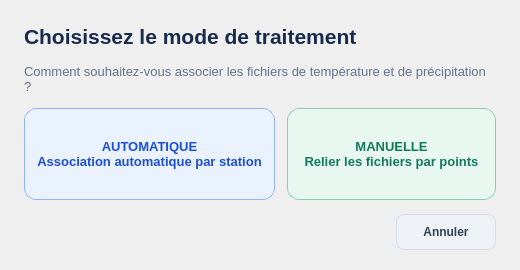
<?xml version="1.0" encoding="UTF-8"?>
<ui version="4.0">
 <class>PairingModeForm</class>
 <widget class="QWidget" name="PairingModeForm">
  <property name="minimumSize">
   <size><width>520</width><height>270</height></size>
  </property>
  <layout class="QVBoxLayout" name="rootLayout">
   <property name="leftMargin"><number>24</number></property>
   <property name="topMargin"><number>22</number></property>
   <property name="rightMargin"><number>24</number></property>
   <property name="bottomMargin"><number>20</number></property>
   <property name="spacing"><number>14</number></property>
   <item>
    <widget class="QLabel" name="TitleLabel">
     <property name="text"><string>Choisissez le mode de traitement</string></property>
     <property name="styleSheet"><string notr="true">font-size: 16pt; font-weight: 700; color: #172B4D;</string></property>
    </widget>
   </item>
   <item>
    <widget class="QLabel" name="DescriptionLabel">
     <property name="text"><string>Comment souhaitez-vous associer les fichiers de température et de précipitation ?</string></property>
     <property name="wordWrap"><bool>true</bool></property>
     <property name="styleSheet"><string notr="true">font-size: 10pt; color: #64748B;</string></property>
    </widget>
   </item>
   <item>
    <layout class="QHBoxLayout" name="choiceLayout">
     <property name="spacing"><number>12</number></property>
     <item>
      <widget class="QPushButton" name="AutomaticButton">
       <property name="minimumSize"><size><width>0</width><height>92</height></size></property>
       <property name="cursor"><cursorShape>PointingHandCursor</cursorShape></property>
       <property name="text"><string>AUTOMATIQUE&#10;Association automatique par station</string></property>
       <property name="styleSheet"><string notr="true">QPushButton { background:#EAF2FF; color:#1D4ED8; border:1px solid #93B4F5; border-radius:12px; padding:12px; font-size:10pt; font-weight:700; } QPushButton:hover { background:#DCE9FF; border:2px solid #2563EB; }</string></property>
      </widget>
     </item>
     <item>
      <widget class="QPushButton" name="ManualButton">
       <property name="minimumSize"><size><width>0</width><height>92</height></size></property>
       <property name="cursor"><cursorShape>PointingHandCursor</cursorShape></property>
       <property name="text"><string>MANUELLE&#10;Relier les fichiers par points</string></property>
       <property name="styleSheet"><string notr="true">QPushButton { background:#E8F7F0; color:#13795B; border:1px solid #8ACDB2; border-radius:12px; padding:12px; font-size:10pt; font-weight:700; } QPushButton:hover { background:#D8F1E5; border:2px solid #159D75; }</string></property>
      </widget>
     </item>
    </layout>
   </item>
   <item>
    <layout class="QHBoxLayout" name="footerLayout">
     <item><spacer name="footerSpacer"><property name="orientation"><enum>Qt::Orientation::Horizontal</enum></property><property name="sizeHint" stdset="0"><size><width>40</width><height>20</height></size></property></spacer></item>
     <item>
      <widget class="QPushButton" name="CancelButton">
       <property name="minimumSize"><size><width>100</width><height>36</height></size></property>
       <property name="cursor"><cursorShape>PointingHandCursor</cursorShape></property>
       <property name="text"><string>Annuler</string></property>
       <property name="styleSheet"><string notr="true">QPushButton { background:#EEF1F5; color:#334155; border:1px solid #D5DDE7; border-radius:8px; padding:7px 16px; font-weight:600; } QPushButton:hover { background:#E2E8F0; }</string></property>
      </widget>
     </item>
    </layout>
   </item>
  </layout>
 </widget>
 <resources/>
 <connections/>
</ui>
